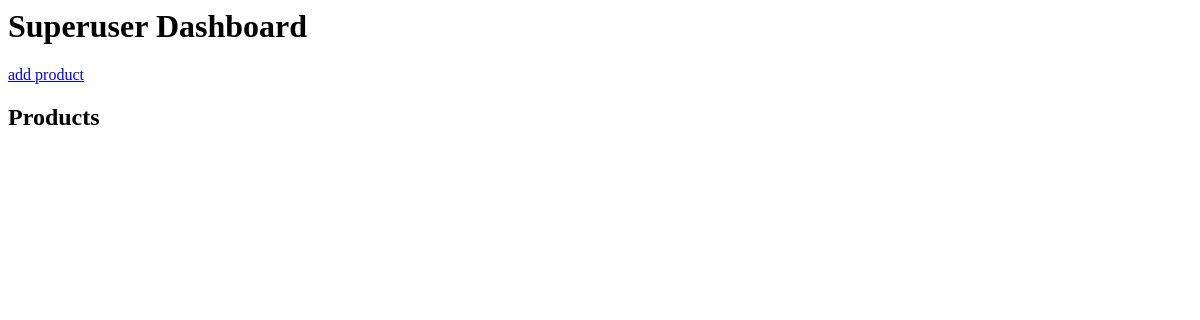
The app's page /pro/viewall/, older data.
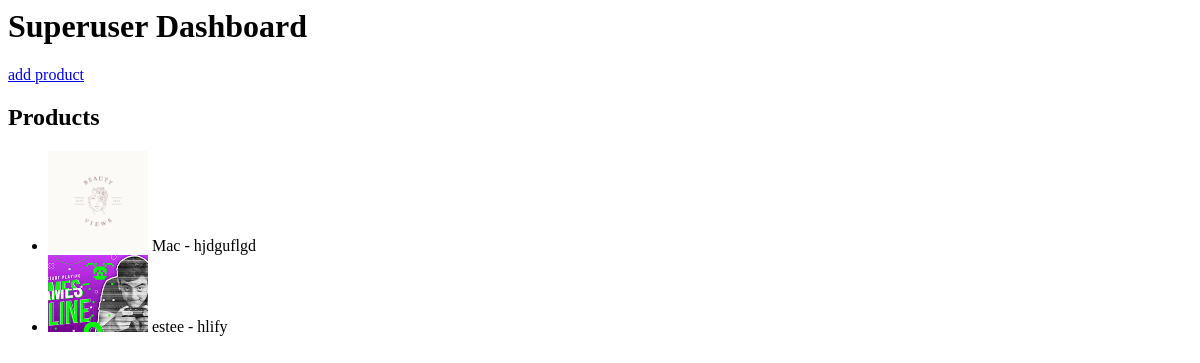
The same page, newer data.
### productreviewapp/models.py (models this page shows, shortened)
class Product(models.Model):
    name = models.CharField(max_length=100)
    description = models.TextField()
    price = models.DecimalField(max_digits=10, decimal_places=2)
    review = models.CharField(max_length=100)
    image = models.ImageField(upload_to='images/')
    slug= models.SlugField(null=True,blank=True)
    added_by = models.ForeignKey(CustomUser, on_delete=models.CASCADE, related_name='products')

### productreviewapp/views.py (the view)
# urls.py: path('viewall/',views.view_allsuperproduct,name='view'),
def view_allsuperproduct(request):
    product = Product.objects.all()
    return render(request, 'superuser_dashboard.html', {'product': product})

### templates/superuser_dashboard.html
<h1>Superuser Dashboard</h1>
<a href="{% url 'products' %}" class ="btn">add product</a>
<h2>Products</h2>
<ul>
    {% for product in product %}
    <li>
        <img src="{{ product.image.url }}" alt="{{ product.name }}" width="100">
        {{ product.name }} - {{ product.description }}
    </li>
    {% endfor %}
</ul>

Row changes from the older to the newer data that the page shows:
added Product: image (picture), name "Mac", description "hjdguflgd"
added Product: image (picture), name "estee", description "hlify"
